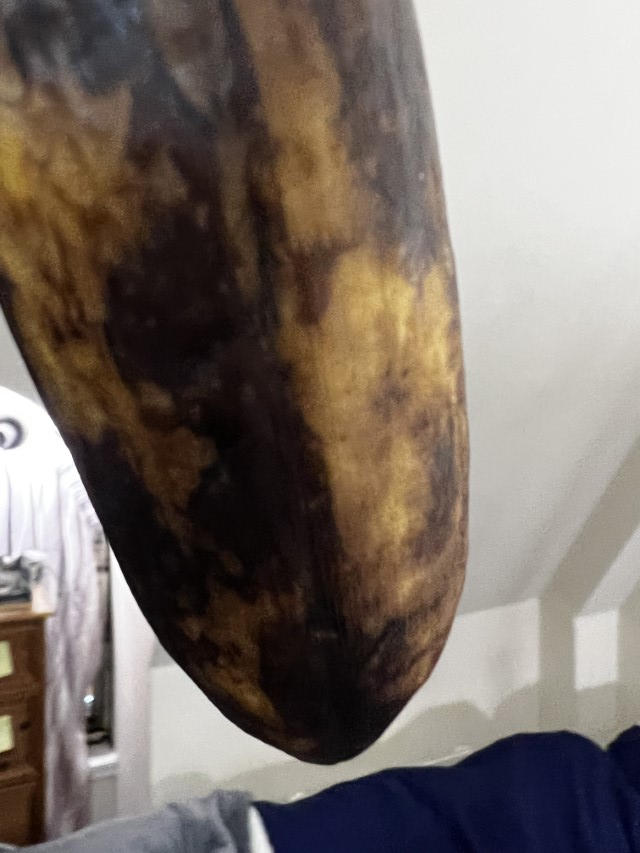
#> input picture banana_data/img/overripe/overripe (102).jpg, 640 x 853 px, found by its file name; its folder holds only this picture in this run
$ jupyter execute NyariOveripe.ipynb
#> lines starting #> are read from the running program, lines starting #| are printed output that depends on the picture; after the words box and inside, x2 and y2 are one past the last pixel; in counts of white or black regions, pixels touching at a corner belong together
#> in segmentasi_buah_pisang, gambar is the input picture: shape (853, 640, 3); mean B, G, R 103.3, 110.6, 121.1
[cell 1]
import cv2
import os
import numpy as np
import matplotlib.pyplot as gas

[cell 2]
def nyaripisangoveripe(gambar):
    # Konversi gambar ke ruang warna HSV
    hsv = cv2.cvtColor(gambar, cv2.COLOR_BGR2HSV)
#> hsv: shape (853, 640, 3); mean H, S, V 43.5, 74.4, 123.6

    # Definisikan rentang nilai warna kuning untuk segmentasi buah pisang
    lower_pisang = np.array([20, 100, 100])
    upper_pisang = np.array([30, 250, 255])

    # Buat mask berdasarkan rentang nilai warna kuning
    masked = cv2.inRange(hsv, lower_pisang, upper_pisang)
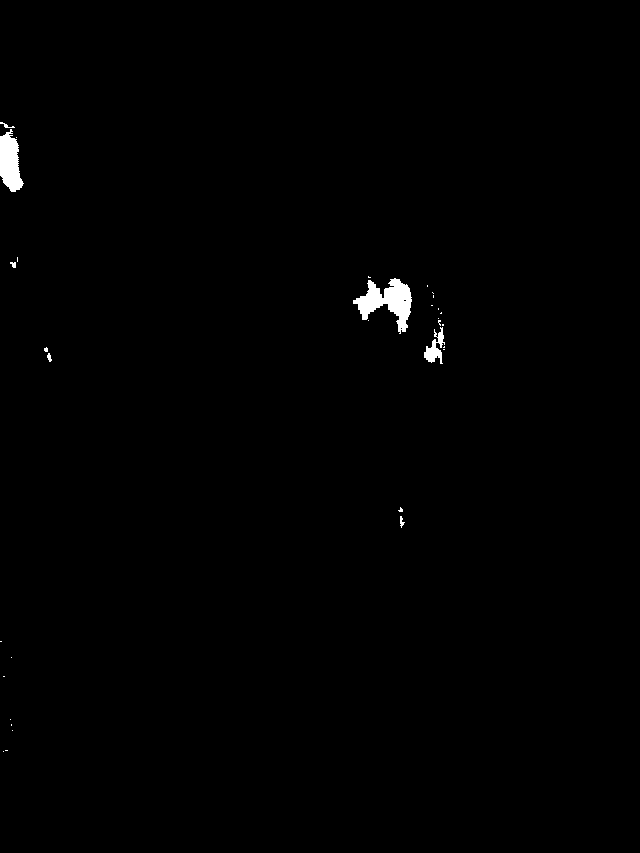
#> masked: shape (853, 640); 0.57% white; 32 white regions (25 under 20 px)

    # Menghitung jumlah piksel kuning dalam mask
    yellow_pixels = cv2.countNonZero(masked)
#> yellow_pixels = 3085

    # Mencari kontur dari mask
    contours, _ = cv2.findContours(masked, cv2.RETR_EXTERNAL, cv2.CHAIN_APPROX_SIMPLE)
#> contours = 32 contours, 29 with area under 20; largest, box (x1, y1, x2, y2) and area: (353, 278, 412, 334) 1402, (0, 129, 24, 192) 922, (424, 327, 445, 364) 270

    max_area = 0
    max_contour = None

    # Mencari kontur kuning dengan luas terbesar
    for contour in contours:
        area = cv2.contourArea(contour)

        if area > max_area:
            max_area = area
            max_contour = contour
#> this loop made 32 passes
#> (area, max_area) on passes 15, 26: (270, 270), (1402, 1402)
#> area on pass 31: 921.5
#> after the loop, max_area = 1402; max_contour = contour of 151 points, box (x1, y1, x2, y2) (353, 278, 412, 334), area 1402

    # Mengekstrak bounding box dari kontur terbesar
    x, y, w, h = cv2.boundingRect(max_contour)
#> x = 353; y = 278; w = 59; h = 56

    # Menambahkan margin pada bounding rectangle
    margin = 50
    x1 = max(0, x - margin)
#> x1 = 303
    y1 = max(0, y - margin)
#> y1 = 228
    x2 = min(gambar.shape[1], x + w + margin)
#> x2 = 462
    y2 = min(gambar.shape[0], y + h + margin)
#> y2 = 384

    # Menghitung koordinat tengah bounding box
    center_x = (x1 + x2) // 2
#> center_x = 382
    center_y = (y1 + y2) // 2
#> center_y = 306

    # Mengubah posisi kotak berdasarkan koordinat tengah bounding box
    kotak_width = 50
    kotak_height = 70
    kotak_x1 = max(0, center_x - kotak_width // 2)
#> kotak_x1 = 357
    kotak_y1 = max(0, center_y - kotak_height // 2)
#> kotak_y1 = 271
    kotak_x2 = min(gambar.shape[1], center_x + kotak_width // 2)
#> kotak_x2 = 407
    kotak_y2 = min(gambar.shape[0], center_y + kotak_height // 2)
#> kotak_y2 = 341

    # Membuat kotak
    kotak = np.zeros((kotak_height, kotak_width, 3), dtype=np.uint8)
    kotak[:kotak_y2-kotak_y1, :kotak_x2-kotak_x1] = gambar[kotak_y1:kotak_y1+kotak_y2-kotak_y1, kotak_x1:kotak_x1+kotak_x2-kotak_x1]
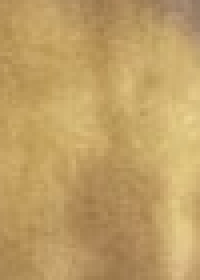
#> kotak: shape (70, 50, 3) (shown 4 times larger); mean B, G, R 100.9, 159.1, 191.7

    return kotak

[cell 3]
def segmentasi_buah_pisang(input_dir, output_dir):
    # Buat direktori output jika belum ada
    os.makedirs(output_dir, exist_ok=True)

    # Dapatkan daftar file dalam direktori input
    file_list = os.listdir(input_dir)

    # Melakukan segmentasi pada setiap file gambar
    for file_name in file_list:
        # Baca gambar
        gambar = cv2.imread(os.path.join(input_dir, file_name))

        # Memeriksa jumlah piksel dengan metode segmentasi HSV
        segmented_img = nyaripisangoveripe(gambar)

        # Ubah nama file hasil segmentasi
        segmented_file_name = "segmented_" + file_name

        # Simpan hasil segmentasi ke direktori output
        cv2.imwrite(os.path.join(output_dir, segmented_file_name), segmented_img)

        print(f"Segmentasi selesai: {file_name} -> {segmented_file_name}")

# Contoh penggunaan
input_directory = "T:/PCD/Banana_Condensed_Three_Cat/overripe"
output_directory = "T:/PCD/Banana_Condensed_Three_Cat/segov"
segmentasi_buah_pisang(input_directory, output_directory)

$ run again, on banana_data/img/overripe/overripe (120).jpg
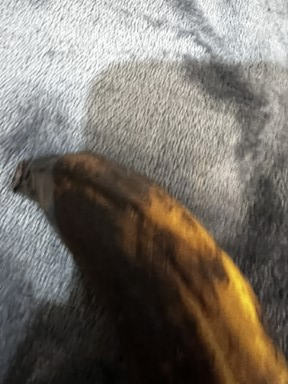
#> input picture banana_data/img/overripe/overripe (120).jpg, 288 x 384 px, found by its file name
#> in segmentasi_buah_pisang, gambar is the input picture: shape (384, 288, 3); mean B, G, R 104.8, 112.9, 119.3
#> hsv: shape (384, 288, 3); mean H, S, V 41.5, 55.5, 121.2
#> in nyaripisangoveripe, `masked = cv2.inRange(hsv, lower_pisang, upper_pisang)`:
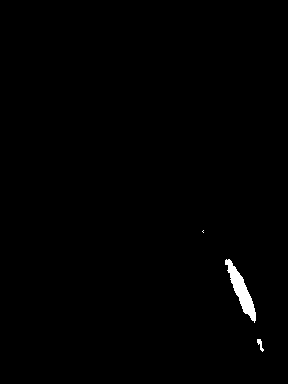
#> masked: shape (384, 288); 0.64% white; 3 white regions (1 under 20 px)
#> yellow_pixels = 713
#> contours = 3 contours, 1 with area under 20; largest, box (x1, y1, x2, y2) and area: (225, 259, 256, 323) 599, (257, 339, 264, 352) 26
#> the loop in nyaripisangoveripe, `for contour in contours:` made 3 passes
#> (area, max_area) on passes 1 to 2: (26.5, 26.5), (599, 599)
#> after the loop in nyaripisangoveripe, `for contour in contours:`: max_area = 599; max_contour = contour of 88 points, box (x1, y1, x2, y2) (225, 259, 256, 323), area 599
#> x = 225; y = 259; w = 31; h = 64
#> x1 = 175
#> y1 = 209
#> x2 = 288
#> y2 = 373
#> center_x = 231
#> center_y = 291
#> kotak_x1 = 206
#> kotak_y1 = 256
#> kotak_y2 = 326
#> in nyaripisangoveripe, `kotak[:kotak_y2-kotak_y1, :kotak_x2-kotak_x1] = gambar[kotak_y1:kotak_..`:
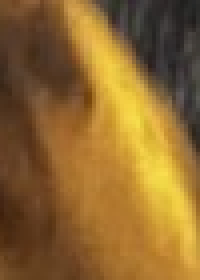
#> kotak: shape (70, 50, 3) (shown 4 times larger); mean B, G, R 47.7, 103.7, 141.4

$ run again, on banana_data/img/overripe/overripe (107).jpg
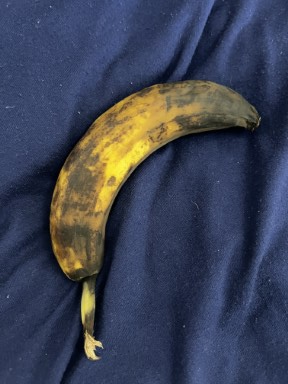
#> input picture banana_data/img/overripe/overripe (107).jpg, 288 x 384 px, found by its file name
#> in segmentasi_buah_pisang, gambar is the input picture: shape (384, 288, 3); mean B, G, R 84.7, 66.8, 61.4
#> hsv: shape (384, 288, 3); mean H, S, V 98.3, 123.6, 96.1
#> in nyaripisangoveripe, `masked = cv2.inRange(hsv, lower_pisang, upper_pisang)`:
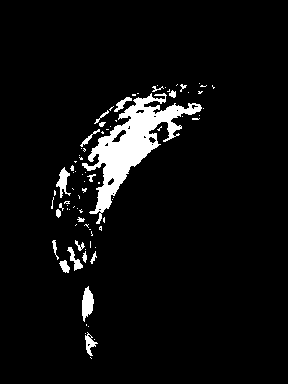
#> masked: shape (384, 288); 5.5% white; 82 white regions (62 under 20 px)
#> yellow_pixels = 6039
#> contours = 82 contours, 67 with area under 20; largest, box (x1, y1, x2, y2) and area: (82, 93, 202, 224) 4160, (82, 286, 94, 322) 240, (56, 167, 71, 198) 160, (85, 332, 98, 356) 108, (67, 247, 83, 271) 101
#> the loop in nyaripisangoveripe, `for contour in contours:` made 82 passes
#> (area, max_area) on passes 4, 7, 69: (108.5, 108.5), (240.5, 240.5), (4160, 4160)
#> after the loop in nyaripisangoveripe, `for contour in contours:`: max_area = 4160; max_contour = contour of 452 points, box (x1, y1, x2, y2) (82, 93, 202, 224), area 4160
#> x = 82; y = 93; w = 120; h = 131
#> x1 = 32
#> y1 = 43
#> x2 = 252
#> y2 = 274
#> center_x = 142
#> center_y = 158
#> kotak_x1 = 117
#> kotak_y1 = 123
#> kotak_x2 = 167
#> kotak_y2 = 193
#> in nyaripisangoveripe, `kotak[:kotak_y2-kotak_y1, :kotak_x2-kotak_x1] = gambar[kotak_y1:kotak_..`:
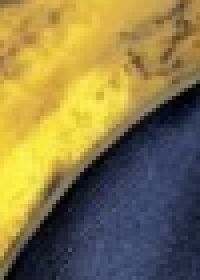
#> kotak: shape (70, 50, 3) (shown 4 times larger); mean B, G, R 73.9, 121.8, 136.6
